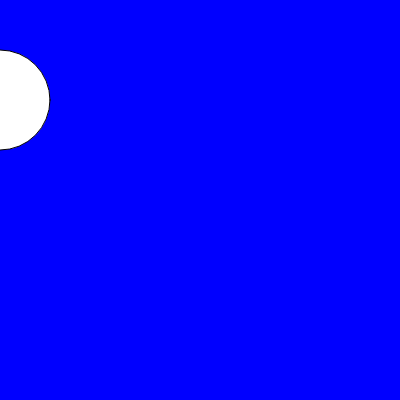
Frame 1 (no input)
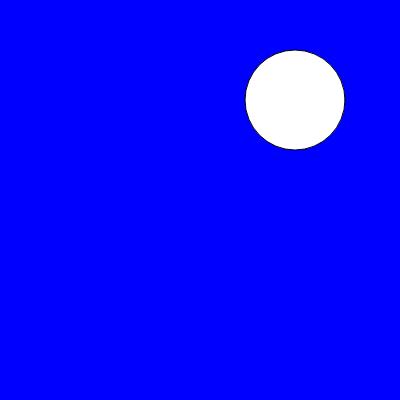
Frame 60 (no input)
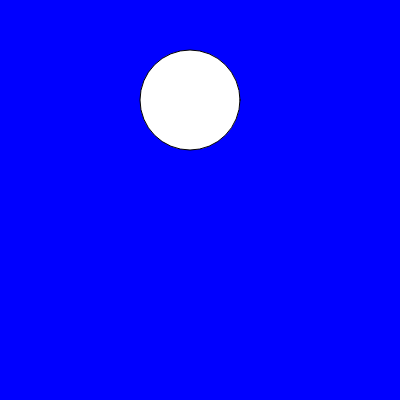
Frame 120 (the mouse pressed at the canvas centre since frame 60)

The p5.js sketch that drew these frames (run headless with seeded random() and noise() and a simulated clock; from frame 60 on, the mouse is pressed at the canvas centre):

// p5.js sketch
// ── sketch.js
var x=0;

function setup() {
  // put setup code here
  createCanvas(400,400);
}

function draw() {
  // put drawing code here
  background('blue');
  ellipse(x,100,100,100);
  x=x+5;

  if (x > width) {
    x=0;
  }

}
